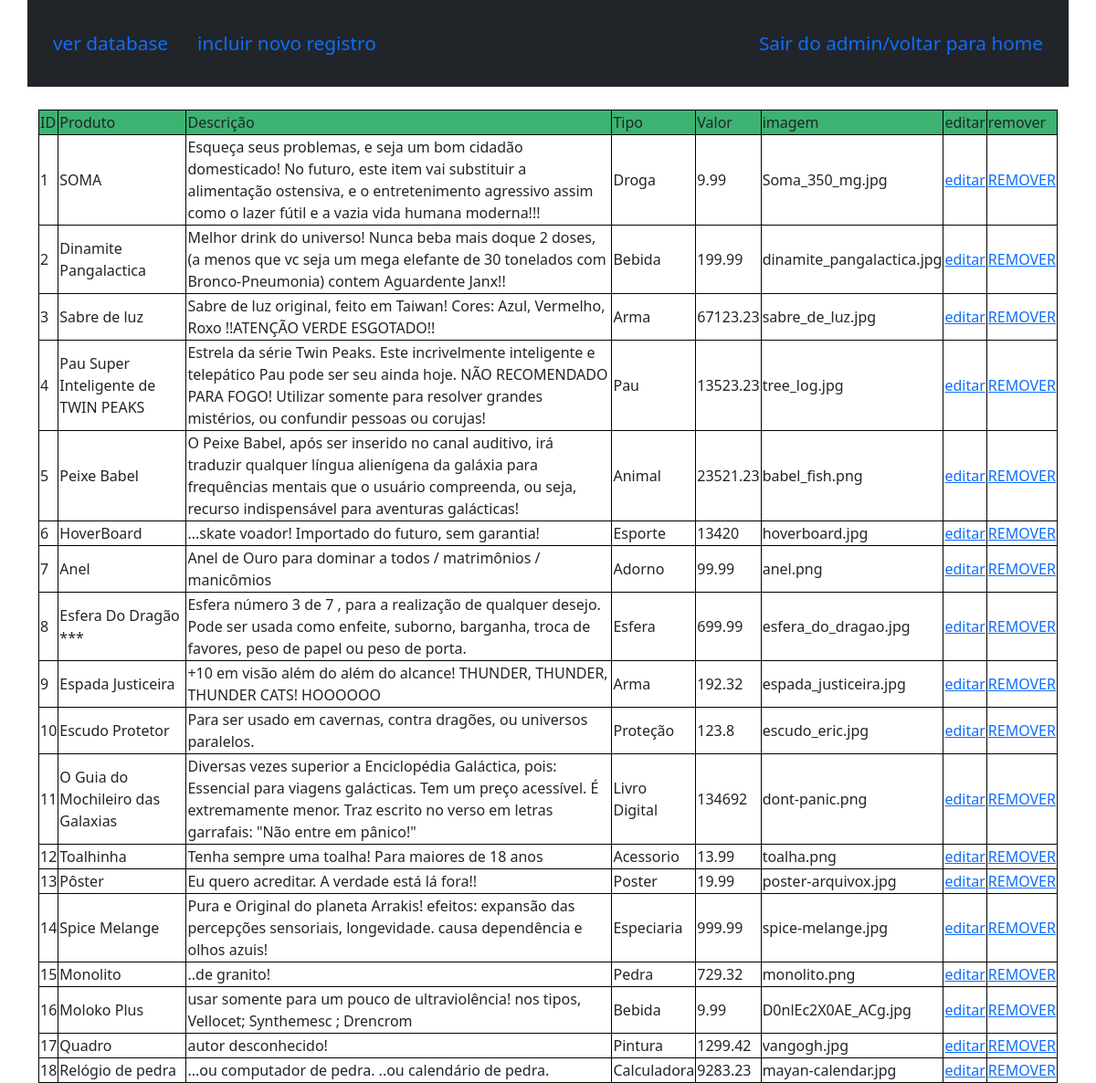
The app's page /admin/ with its own data.
### tables this page shows
CREATE TABLE produtos(
    id INTEGER PRIMARY KEY AUTOINCREMENT NOT NULL,
    produto VARCHAR(150) NOT NULL,
    descricao VARCHAR(1500),
    tipo VARCHAR(100) NOT NULL,
    valor DECIMAL(10,2) NOT NULL,
    img VARCHAR(100) NOT NULL
);

### views.py (the view)
@views.route('/admin/')
def admin():
    tabela = abreTabela()
    return render_template("admin.html", result=tabela)

### views.py (called while the page is built)
def abreTabela():
    con = sqlite3.connect('alphaCentauri/static/database.db')
    cur = con.cursor()
    cur.execute("SELECT * FROM produtos")
    tabela = cur.fetchall()
    con.commit()
    return tabela

### templates/admin.html (shortened to what this page needs)
<!DOCTYPE html>
<html lang="en">
<head>
    <link rel="stylesheet" href="../static/css/bootstrap.min.css">
</head>
<body>
    <header>
        <div class="container bg-dark fixed-top">
            <nav class="navbar">
                <div class="navbar justify-content-start">
                    <a href="/admin"> ver database </a>
                    <a href="/admin/add"> incluir novo registro </a>
                </div>
                <div>
                    <a href="/"> Sair do admin/voltar para home </a>
                </div>
            </nav>
        </div>
    </header>
<br><br><br><br><br>
<main>
    <div class="container">
        <table>
            <tr style="background-color: mediumseagreen">
                <td> ID </td>
                <td> Produto </td>
                <td> Descrição </td>
                <td> Tipo </td>
                <td> Valor </td>
                <td> imagem </td>
                <td> editar </td>
                <td> remover </td>
            </tr>
        {% for item in result %}
        <tr>
            <td> {{ item[0] }}</td>
            <td> {{ item[1] }} </td>
            <td> {{ item[2] }} </td>
            <td> {{ item[3] }} </td>
            <td> {{ item[4] }} </td>
            <td> {{ item[5] }} </td>
            <td> <a href="/admin/edit/{{item[0]}}"> editar </a></td>
            <td> <a href="/admin/remove/{{item[0]}}">REMOVER </a></td>
        </tr>
        {% endfor %}
        </table>
    </div>
</main>
</body>
</html>

### templates/admin.html (style rules this page uses)
.navbar { font-size: 1.3rem; }
.navbar a { text-decoration: none; display: block; padding: 1rem 1rem; }
table { width: 100%; }
table tr { border: solid black 1px; }
table tr td { border-right: solid black 1px; }

### records on screen
produtos: id "1", produto "SOMA", descricao "Esqueça seus problemas, e seja um bom cidadão domesticado! No futuro, este item vai substituir a alimentação ostensiva, e o entretenimento agressivo assim como o lazer fútil e a vazia vida humana moderna!!!", tipo "Droga", valor "9.99", img "Soma_350_mg.jpg"
produtos: id "2", produto "Dinamite Pangalactica", descricao "Melhor drink do universo! Nunca beba mais doque 2 doses, (a menos que vc seja um mega elefante de 30 tonelados com Bronco-Pneumonia) contem Aguardente Janx!!", tipo "Bebida", valor "199.99", img "dinamite_pangalactica.jpg"
produtos: id "3", produto "Sabre de luz", descricao "Sabre de luz original, feito em Taiwan! Cores: Azul, Vermelho, Roxo !!ATENÇÃO VERDE ESGOTADO!!", tipo "Arma", valor "67123.23", img "sabre_de_luz.jpg"
produtos: id "4", produto "Pau Super Inteligente de TWIN PEAKS", descricao "Estrela da série Twin Peaks. Este incrivelmente inteligente e telepático Pau pode ser seu ainda hoje. NÃO RECOMENDADO PARA FOGO! Utilizar somente para resolver grandes mistérios, ou confundir pessoas ou corujas!", tipo "Pau", valor "13523.23", img "tree_log.jpg"
produtos: id "5", produto "Peixe Babel", descricao "O Peixe Babel, após ser inserido no canal auditivo, irá traduzir qualquer língua alienígena da galáxia para frequências mentais que o usuário compreenda, ou seja, recurso indispensável para aventuras galácticas!", tipo "Animal", valor "23521.23", img "babel_fish.png"
produtos: id "6", produto "HoverBoard", descricao "...skate voador! Importado do futuro, sem garantia!", tipo "Esporte", valor "13420", img "hoverboard.jpg"
produtos: id "7", produto "Anel", descricao "Anel de Ouro para dominar a todos / matrimônios / manicômios", tipo "Adorno", valor "99.99", img "anel.png"
produtos: id "8", produto "Esfera Do Dragão ***", descricao "Esfera número 3 de 7 , para a realização de qualquer desejo. Pode ser usada como enfeite, suborno, barganha, troca de favores, peso de papel ou peso de porta.", tipo "Esfera", valor "699.99", img "esfera_do_dragao.jpg"
produtos: id "9", produto "Espada Justiceira", descricao "+10 em visão além do além do alcance! THUNDER, THUNDER, THUNDER CATS! HOOOOOO", tipo "Arma", valor "192.32", img "espada_justiceira.jpg"
produtos: id "10", produto "Escudo Protetor", descricao "Para ser usado em cavernas, contra dragões, ou universos paralelos.", tipo "Proteção", valor "123.8", img "escudo_eric.jpg"
produtos: id "11", produto "O Guia do Mochileiro das Galaxias", descricao "Diversas vezes superior a Enciclopédia Galáctica, pois: Essencial para viagens galácticas. Tem um preço acessível. É extremamente menor. Traz escrito no verso em letras garrafais: \"Não entre em pânico!\"", tipo "Livro Digital", valor "134692", img "dont-panic.png"
produtos: id "12", produto "Toalhinha", descricao "Tenha sempre uma toalha! Para maiores de 18 anos", tipo "Acessorio", valor "13.99", img "toalha.png"
produtos: id "13", produto "Pôster", descricao "Eu quero acreditar. A verdade está lá fora!!", tipo "Poster", valor "19.99", img "poster-arquivox.jpg"
produtos: id "14", produto "Spice Melange", descricao "Pura e Original do planeta Arrakis! efeitos: expansão das percepções sensoriais, longevidade. causa dependência e olhos azuis!", tipo "Especiaria", valor "999.99", img "spice-melange.jpg"
produtos: id "15", produto "Monolito", descricao "..de granito!", tipo "Pedra", valor "729.32", img "monolito.png"
produtos: id "16", produto "Moloko Plus", descricao "usar somente para um pouco de ultraviolência! nos tipos, Vellocet; Synthemesc ; Drencrom", tipo "Bebida", valor "9.99", img "D0nlEc2X0AE_ACg.jpg"
produtos: id "17", produto "Quadro", descricao "autor desconhecido!", tipo "Pintura", valor "1299.42", img "vangogh.jpg"
produtos: id "18", produto "Relógio de pedra", descricao "...ou computador de pedra. ..ou calendário de pedra.", tipo "Calculadora", valor "9283.23", img "mayan-calendar.jpg"
